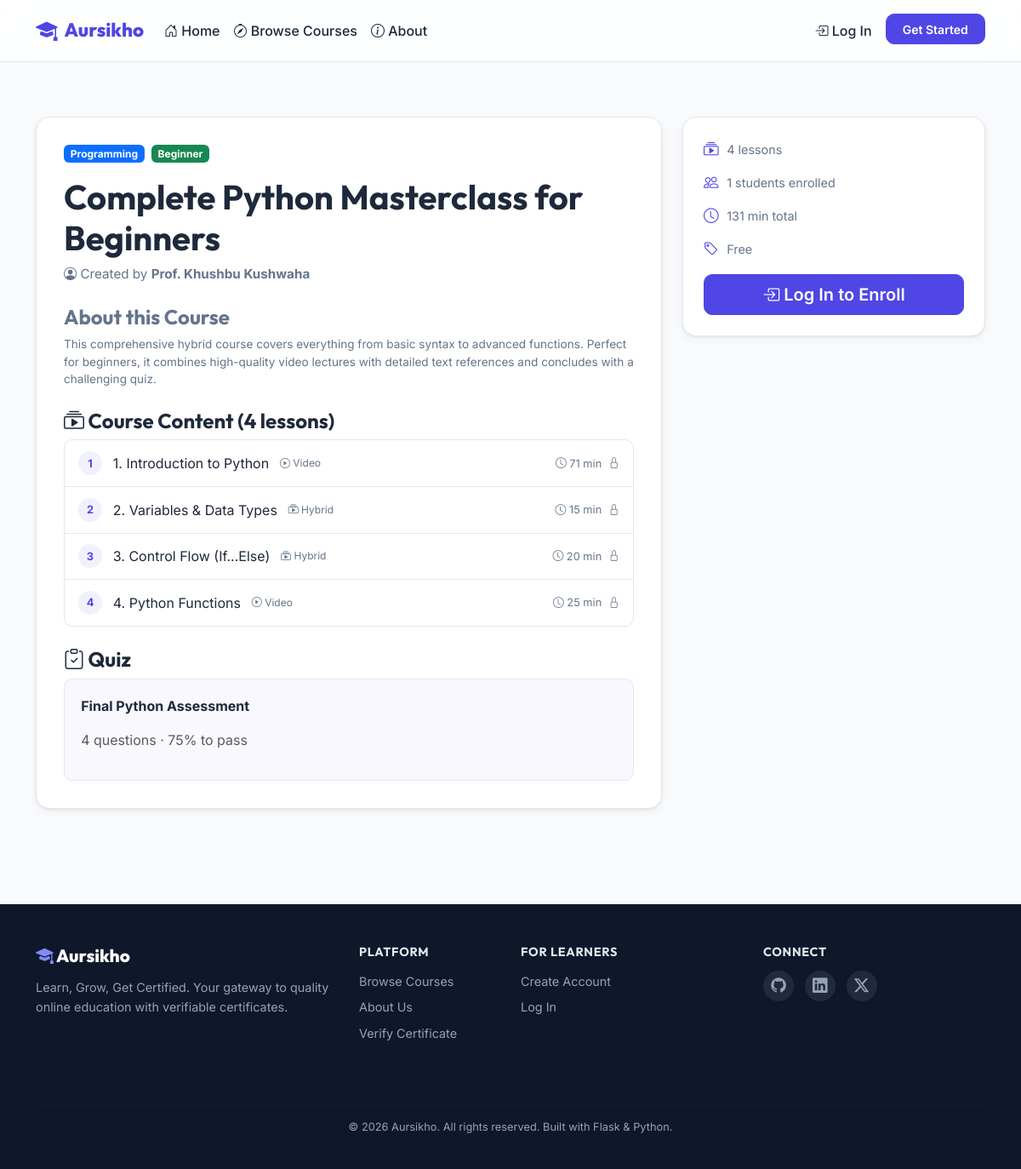
The page /course/1 on the database its author committed.
### app/models.py (models this page shows, shortened)
class Course(db.Model):
    __tablename__ = 'courses'
    id = db.Column(db.Integer, primary_key=True)
    title = db.Column(db.String(200), nullable=False)
    description = db.Column(db.Text, nullable=False)
    short_description = db.Column(db.String(300), default='')
    thumbnail = db.Column(db.String(256), default='default_course.png')
    category = db.Column(db.String(50), nullable=False, default='General')
    difficulty = db.Column(db.String(20), nullable=False, default='beginner')  # beginner, intermediate, advanced
    is_published = db.Column(db.Boolean, default=False)
    instructor_id = db.Column(db.Integer, db.ForeignKey('users.id'), nullable=False)
    created_at = db.Column(db.DateTime, default=lambda: datetime.now(timezone.utc))
    updated_at = db.Column(db.DateTime, default=lambda: datetime.now(timezone.utc),
                           onupdate=lambda: datetime.now(timezone.utc))
    lessons = db.relationship('Lesson', backref='course', lazy='dynamic',
                              order_by='Lesson.order_num', cascade='all, delete-orphan')
    quizzes = db.relationship('Quiz', backref='course', lazy='dynamic', cascade='all, delete-orphan')
    enrollments = db.relationship('Enrollment', backref='course', lazy='dynamic', cascade='all, delete-orphan')
    @property
    def total_lessons(self):
        return self.lessons.count()
    @property
    def total_enrolled(self):
        return self.enrollments.count()
    @property
    def total_duration(self):
        return sum(l.duration_minutes for l in self.lessons.all() if l.duration_minutes)
    @property
    def difficulty_badge_color(self):
        colors = {
            'beginner': 'success',
            'intermediate': 'warning',
            'advanced': 'danger'
        }
        return colors.get(self.difficulty, 'secondary')

class User(UserMixin, db.Model):
    __tablename__ = 'users'
    id = db.Column(db.Integer, primary_key=True)
    username = db.Column(db.String(64), unique=True, nullable=False, index=True)
    email = db.Column(db.String(120), unique=True, nullable=False, index=True)
    password_hash = db.Column(db.String(256), nullable=False)
    role = db.Column(db.String(20), nullable=False, default='student')  # student, instructor, admin
    full_name = db.Column(db.String(128), nullable=False)
    bio = db.Column(db.Text, default='')
    avatar = db.Column(db.String(256), default='default.png')
    created_at = db.Column(db.DateTime, default=lambda: datetime.now(timezone.utc))
    courses_teaching = db.relationship('Course', backref='instructor', lazy='dynamic')
    enrollments = db.relationship('Enrollment', backref='student', lazy='dynamic')
    certificates = db.relationship('Certificate', backref='student', lazy='dynamic')

class Lesson(db.Model):
    __tablename__ = 'lessons'
    id = db.Column(db.Integer, primary_key=True)
    course_id = db.Column(db.Integer, db.ForeignKey('courses.id'), nullable=False)
    title = db.Column(db.String(200), nullable=False)
    content = db.Column(db.Text, default='')  # Text content or description
    video_url = db.Column(db.String(500), default='')  # YouTube embed URL
    lesson_type = db.Column(db.String(20), default='video')  # video, text
    order_num = db.Column(db.Integer, default=0)
    duration_minutes = db.Column(db.Integer, default=0)
    progress_records = db.relationship('LessonProgress', backref='lesson', lazy='dynamic',
                                       cascade='all, delete-orphan')

class Quiz(db.Model):
    __tablename__ = 'quizzes'
    id = db.Column(db.Integer, primary_key=True)
    course_id = db.Column(db.Integer, db.ForeignKey('courses.id'), nullable=False)
    title = db.Column(db.String(200), nullable=False)
    passing_score = db.Column(db.Integer, default=60)  # Percentage needed to pass
    questions = db.relationship('QuizQuestion', backref='quiz', lazy='dynamic',
                                cascade='all, delete-orphan')
    attempts = db.relationship('QuizAttempt', backref='quiz', lazy='dynamic',
                               cascade='all, delete-orphan')
    @property
    def total_questions(self):
        return self.questions.count()

### app/routes/courses.py (the view)
@courses_bp.route('/course/<int:course_id>')
def detail(course_id):
    course = Course.query.get_or_404(course_id)
    if not course.is_published:
        if not current_user.is_authenticated or \
           (current_user.id != course.instructor_id and not current_user.is_admin):
            abort(404)
    enrollment = None
    if current_user.is_authenticated:
        enrollment = current_user.get_enrollment(course)
    return render_template('courses/detail.html', course=course,
                           enrollment=enrollment, title=course.title)

### app/templates/courses/detail.html (shortened to what this page needs)
{% extends "base.html" %}
{% block content %}
<section class="course-detail-section">
    <div class="container">
        <div class="row g-4">
            <div class="col-lg-8">
                <div class="course-detail-card">
                    <div class="course-detail-header">
                        <div class="d-flex gap-2 mb-3">
                            <span class="badge bg-primary">{{ course.category }}</span>
                            <span class="badge bg-{{ course.difficulty_badge_color }}">{{ course.difficulty|title }}</span>
                        </div>
                        <h1>{{ course.title }}</h1>
                        <p class="course-instructor-info">
                            <i class="bi bi-person-circle"></i> Created by <strong>{{ course.instructor.full_name }}</strong>
                        </p>
                    </div>
                    <div class="course-description mt-4">
                        <h4>About this Course</h4>
                        <p>{{ course.description }}</p>
                    </div>
                    <div class="lessons-section mt-4">
                        <h4><i class="bi bi-collection-play"></i> Course Content ({{ course.total_lessons }} lessons)</h4>
                        {% if course.lessons.count() > 0 %}
                        <div class="lesson-list">
                            {% for lesson in course.lessons.all() %}
                            <div class="lesson-item {% if enrollment %}clickable{% endif %}">
                                <div class="lesson-info">
                                    <span class="lesson-number">{{ loop.index }}</span>
                                    {% if enrollment %}
                                    <a href="{{ url_for('courses.view_lesson', course_id=course.id, lesson_id=lesson.id) }}">
                                        {{ lesson.title }}
                                    </a>
                                    {% else %}
                                    <span>{{ lesson.title }}</span>
                                    {% endif %}
                                    <span class="lesson-type-badge">
                                        <i class="bi bi-{% if lesson.lesson_type == 'video' %}play-circle{% elif lesson.lesson_type == 'hybrid' %}collection-play{% else %}file-text{% endif %}"></i>
                                        {{ lesson.lesson_type|title }}
                                    </span>
                                </div>
                                <div class="lesson-meta">
                                    {% if lesson.duration_minutes %}
                                    <span><i class="bi bi-clock"></i> {{ lesson.duration_minutes }} min</span>
                                    {% endif %}
                                    {% if enrollment %}
                                        {% set is_completed = enrollment.lesson_progress.filter_by(lesson_id=lesson.id, completed=True).first() %}
                                        {% if is_completed %}
                                        <span class="text-success"><i class="bi bi-check-circle-fill"></i></span>
                                        {% endif %}
                                    {% else %}
                                    <i class="bi bi-lock"></i>
                                    {% endif %}
                                </div>
                            </div>
                            {% endfor %}
                        </div>
                        {% else %}
                        <p class="text-muted">No lessons have been added yet.</p>
                        {% endif %}
                    </div>
                    {% if course.quizzes.count() > 0 %}
                    <div class="quiz-section mt-4">
                        <h4><i class="bi bi-clipboard-check"></i> Quiz</h4>
                        {% set quiz = course.quizzes.first() %}
                        <div class="quiz-info-card">
                            <p><strong>{{ quiz.title }}</strong></p>
                            <p class="text-muted">{{ quiz.total_questions }} questions · {{ quiz.passing_score }}% to pass</p>
                        </div>
                    </div>
                    {% endif %}
                </div>
            </div>
            <div class="col-lg-4">
                <div class="course-sidebar-card">
                    <div class="sidebar-stats">
                        <div class="sidebar-stat">
                            <i class="bi bi-collection-play"></i>
                            <span>{{ course.total_lessons }} lessons</span>
                        </div>
                        <div class="sidebar-stat">
                            <i class="bi bi-people"></i>
                            <span>{{ course.total_enrolled }} students enrolled</span>
                        </div>
                        {% if course.total_duration %}
                        <div class="sidebar-stat">
                            <i class="bi bi-clock"></i>
                            <span>{{ course.total_duration }} min total</span>
                        </div>
                        {% endif %}
                        <div class="sidebar-stat">
                            <i class="bi bi-tag"></i>
                            <span>Free</span>
                        </div>
                    </div>
                    {% if current_user.is_authenticated %}
                        {% if enrollment %}
                            <div class="enrollment-progress mt-3">
                                <p class="mb-2"><strong>Your Progress</strong></p>
                                <div class="progress mb-2" style="height: 10px;">
                                    <div class="progress-bar bg-success" role="progressbar"
                                         style="width: {{ enrollment.progress_percentage }}%"
                                         aria-valuenow="{{ enrollment.progress_percentage }}" aria-valuemin="0" aria-valuemax="100">
                                    </div>
                                </div>
                                <p class="text-muted small">{{ enrollment.progress_percentage }}% complete ({{ enrollment.lessons_completed_count }}/{{ course.total_lessons }} lessons)</p>
                                {% if enrollment.completed and enrollment.can_get_certificate %}
                                    {% if enrollment.certificate %}
                                    <a href="{{ url_for('certificate.view', uid=enrollment.certificate.certificate_uid) }}" class="btn btn-success w-100 mt-2">
                                        <i class="bi bi-award"></i> View Certificate
                                    </a>
                                    {% else %}
                                    <form method="POST" action="{{ url_for('certificate.generate', enrollment_id=enrollment.id) }}">
                                        <input type="hidden" name="csrf_token" value="{{ csrf_token() }}">
                                        <button type="submit" class="btn btn-success w-100 mt-2">
                                            <i class="bi bi-award"></i> Generate Certificate
                                        </button>
                                    </form>
                                    {% endif %}
                                {% endif %}
                                {% if course.lessons.count() > 0 %}
                                {% set first_lesson = course.lessons.first() %}
                                <a href="{{ url_for('courses.view_lesson', course_id=course.id, lesson_id=first_lesson.id) }}" class="btn btn-primary w-100 mt-2">
                                    <i class="bi bi-play-circle"></i> Continue Learning
                                </a>
                                {% endif %}
                            </div>
                        {% elif current_user.is_student %}
                            <form method="POST" action="{{ url_for('courses.enroll', course_id=course.id) }}" class="mt-3">
                                <input type="hidden" name="csrf_token" value="{{ csrf_token() }}">
                                <button type="submit" class="btn btn-primary btn-lg w-100">
                                    <i class="bi bi-plus-circle"></i> Enroll Now — Free
                                </button>
                            </form>
                        {% endif %}
                    {% else %}
                        <a href="{{ url_for('auth.login') }}" class="btn btn-primary btn-lg w-100 mt-3">
                            <i class="bi bi-box-arrow-in-right"></i> Log In to Enroll
                        </a>
                    {% endif %}
                </div>
            </div>
        </div>
    </div>
</section>
{% endblock %}

### rows shown on the page
Course: category "Programming", difficulty "Beginner", title "Complete Python Masterclass for Beginners", description "This comprehensive hybrid course covers everything from basic syntax to advanced functions. Perfect for beginners, it combines high-quality video lectures with detailed text references and concludes with a challenging quiz."
User: instructor.full_name "Prof. Khushbu Kushwaha"
Lesson: title "1. Introduction to Python", lesson_type "Video", duration_minutes "71", total_duration "131"
Lesson: title "2. Variables & Data Types", lesson_type "Hybrid", duration_minutes "15"
Lesson: title "3. Control Flow (If...Else)", lesson_type "Hybrid", duration_minutes "20"
Lesson: title "4. Python Functions", lesson_type "Video", duration_minutes "25"
Quiz: title "Final Python Assessment", passing_score "75"

### other values the page prints
{{ course.total_lessons }} "4"
{{ quiz.total_questions }} "4"
{{ course.total_enrolled }} "1"
